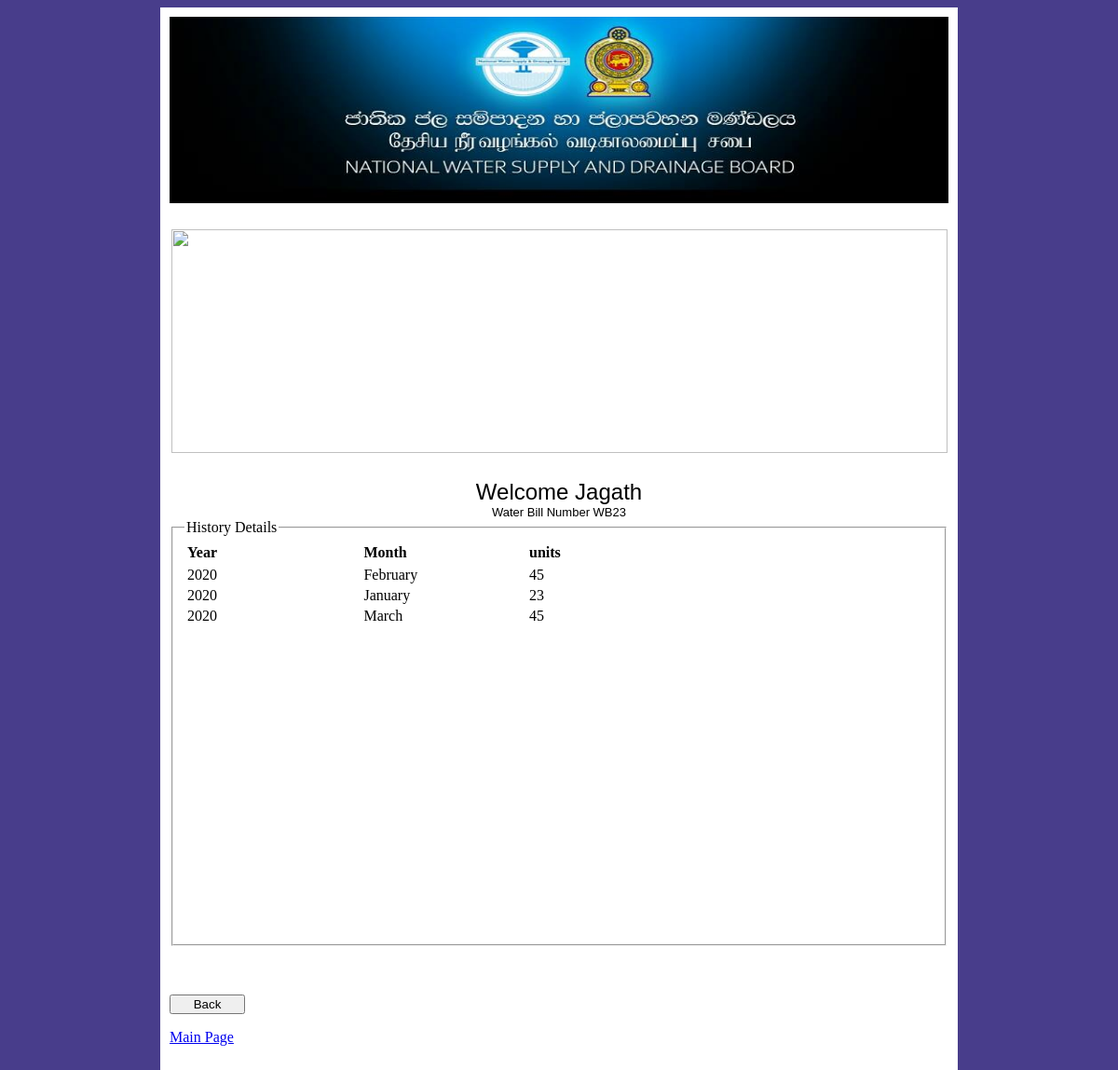
/History.php (signed in), run on the app's committed database.
### tables this page shows
CREATE TABLE `water_usage` (
  `BillNum` varchar(45) NOT NULL,
  `Month` varchar(45) NOT NULL,
  `Units` float DEFAULT NULL,
  `Year` int(11) NOT NULL,
  PRIMARY KEY (`BillNum`,`Month`,`Year`)
);

### History.php (the view, shortened to what this page needs)
<html>
<head>
<link rel="stylesheet" href="CSSData.css">
</head>
<div style="height: 1217px; width: 836px;" class="auto-style2">
		<div class="auto-style5">
		<img height="200" src="13267703_1686366331612634_3130055338973670978_n.jpg" width="836px"><br>
		<br>
			<img src="ezgif.com-gif-maker.gif" height="240" width="833" ><br>
		<br>Welcome <?php echo $_SESSION['firstName']?><br><span class="auto-style6">Water Bill Number
			<?php echo $_SESSION['billno'] ?></span><br>
		</div>
			<fieldset name="Group1" style="height: 438px">
			<legend align="left">History Details</legend>
			<?php
				echo '<table style="width: 73%" class="auto-style7" >
						<tr>
							<td style="width: 156px"> <strong>Year </strong> </td>
							<td style="width: 146px"> <strong>Month </strong> </td>
							<td style="width: 180px"> <strong>units</strong> </td>
						</tr>
						<tr> </tr>';
						$BillNo = $_SESSION['billno'];
				$conn = connect();
				$sql = "SELECT * FROM waterbills.water_usage WHERE BillNum = '$BillNo' order by Year asc" ;
						if($result = mysqli_query($conn, $sql))
						{
							if (mysqli_num_rows($result) > 0) {
							 while($row = mysqli_fetch_array($result)) {
									echo '<tr>
									<td style="width: 156px">' .$row["Year"]. '</td>
									<td style="width: 146px">' .$row["Month"]. '</td>
									<td style="width: 180px">' .$row["Units"]. '</td>
									</tr>';
								}
							}
						}
						else{
							echo "wrong";
						}
						echo '</table>';
			?>
			</fieldset><br>
			<br>
			<p>
			<form method="post">
				<input name="back" style="width: 81px" type="button" value="Back"></form>
		</p>
		<p> <a href="Calculator.php">Main Page</a> </p>
</div>
</html>

### CSSData.css (style rules this page uses)
.auto-style2 { text-align: left; margin: auto; background: white; padding: 10px; top: 100px; width: 100%; }
.auto-style5 { text-align: center; font-family: "Gill Sans", "Gill Sans MT", Calibri, "Trebuchet MS", sans-serif; font-size: x-large; }
.auto-style6 { font-size: small; }
.auto-style7 { margin-right: 12px; }

### data on the page
water_usage: Year "2020", Month "February", Units "45"
water_usage: Year "2020", Month "January", Units "23"
water_usage: Year "2020", Month "March", Units "45"

### other printed values
$_SESSION['firstName'] "Jagath"
$_SESSION['billno'] "WB23"
